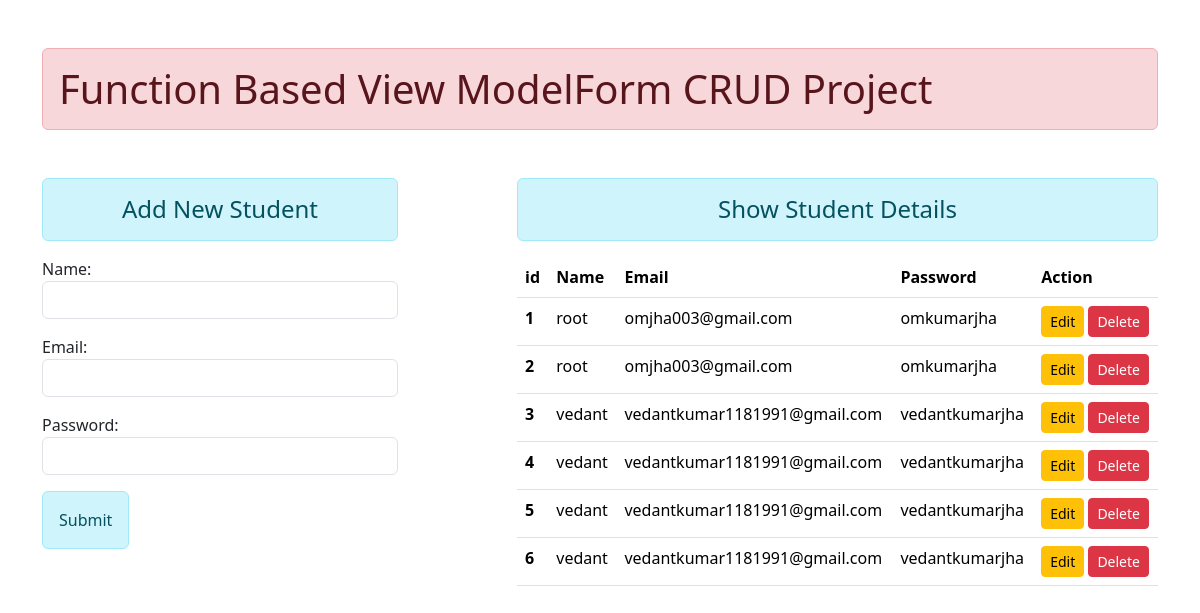
/crud/, run on an earlier commit of the app's database.
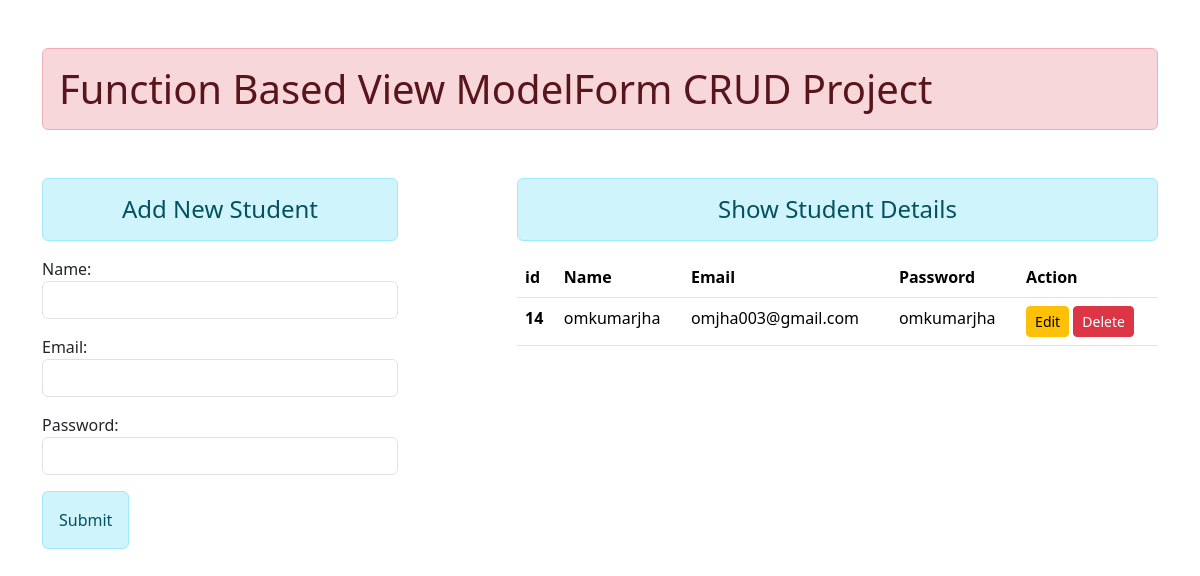
And on a later commit of the database.
### crudApp/models.py (models this page shows)
class User(models.Model):
    name = models.CharField(max_length=50)
    email = models.CharField(max_length=100)
    password = models.CharField(max_length=50)

### crudApp/views.py (the view)
# urls.py: path("" , views.addandshow , name="addandshow"),
def addandshow(request):
    if request.method == "POST":
        fm = studentRegistration(request.POST)
        if fm.is_valid():
            name = fm.cleaned_data["name"]
            email = fm.cleaned_data["email"]
            password = fm.cleaned_data["password"]
            print(name,email,password)
            regis = User(name=name,email=email,password=password)
            regis.save()
            fm = studentRegistration()
    else:
        fm = studentRegistration()
    students = User.objects.all()
    return render(request , "crudApp/addandshow.html" , {"form" : fm , "stu" : students})

### crudApp/forms.py
class studentRegistration(forms.ModelForm):
    class Meta:
        model = User
        fields = ("name","email","password")
        widgets = {
            "name" : forms.TextInput(attrs={"class" : "form-control"}),
            "email" : forms.EmailInput(attrs={"class" : "form-control"}),
            "password" : forms.PasswordInput(render_value=True ,  attrs={"class" : "form-control"}), # render_value = True means Jab Table se Password web page pe show hoga to woh empty nhi show hona chahiye.
        }

### crudApp/templates/crudApp/addandshow.html
{% extends "crudApp/base.html" %}
{% block content %}
    <div class="row">
        <div class="col-sm-4">
            <h4 class="text-center alert alert-info">Add New Student</h4>
            <form action="/crud/" method="POST" class="my-3"> {% csrf_token %}
                {{form.as_p}}
                <input type="submit" class="alert alert-info">
            </form>
        </div>
        <div class="col-sm-7 offset-1">
            <h4 class="text-center alert alert-info">Show Student Details</h4>
            {% if stu %}
            <table class="table table-hover">
                <thead>
                  <tr>
                    <th scope="col">id</th>
                    <th scope="col">Name</th>
                    <th scope="col">Email</th>
                    <th scope="col">Password</th>
                    <th scope="col">Action</th>
                  </tr>
                </thead>
                <tbody>
                    {% for st in stu %}
                        <tr>
                            <th scope="row">{{st.id}}</th>
                            <td>{{st.name}}</td>
                            <td>{{st.email}}</td>
                            <td>{{st.password}}</td>
                            <td>
                                <a href="{% url 'updatedata' st.id %}" class="btn btn-sm btn-warning">Edit</a>
                                <form action="{% url 'deletedata' st.id %}" method="POST" class="d-inline"> {% csrf_token %}
                                    <input type="submit" value="Delete" class="btn btn-sm btn-danger">
                                </form>
                            </td>
                        </tr>
                    {% endfor %}
                </tbody>
              </table>
            {% else %}
                <h4 class="text-center alert alert-warn">No Records Found</h4>
            {% endif %}
        </div>
    </div>
{% endblock content %}

### crudApp/templates/crudApp/base.html (shortened to what this page needs)
{% load static %}
<!DOCTYPE html>
<html lang="en">
<head>
    <link rel="stylesheet" href='{% static "crudApp/css/bootstrap.css" %}'>
</head>
<body>
    <div class="container">
        <h1 class="alert alert-danger my-5">Function Based View ModelForm CRUD Project</h1>
        {% block content %}
        {% endblock content %}
    </div>
</body>
</html>

What changed in the data, as far as the page shows it:
removed User: id "1", name "root", email "omjha003@gmail.com", password "omkumarjha"
removed User: id "2", name "root", email "omjha003@gmail.com", password "omkumarjha"
removed User: id "3", name "vedant", email "vedantkumar1181991@gmail.com", password "vedantkumarjha"
removed User: id "4", name "vedant", email "vedantkumar1181991@gmail.com", password "vedantkumarjha"
removed User: id "5", name "vedant", email "vedantkumar1181991@gmail.com", password "vedantkumarjha"
removed User: id "6", name "vedant", email "vedantkumar1181991@gmail.com", password "vedantkumarjha"
added User: id "14", name "omkumarjha", email "omjha003@gmail.com", password "omkumarjha"
